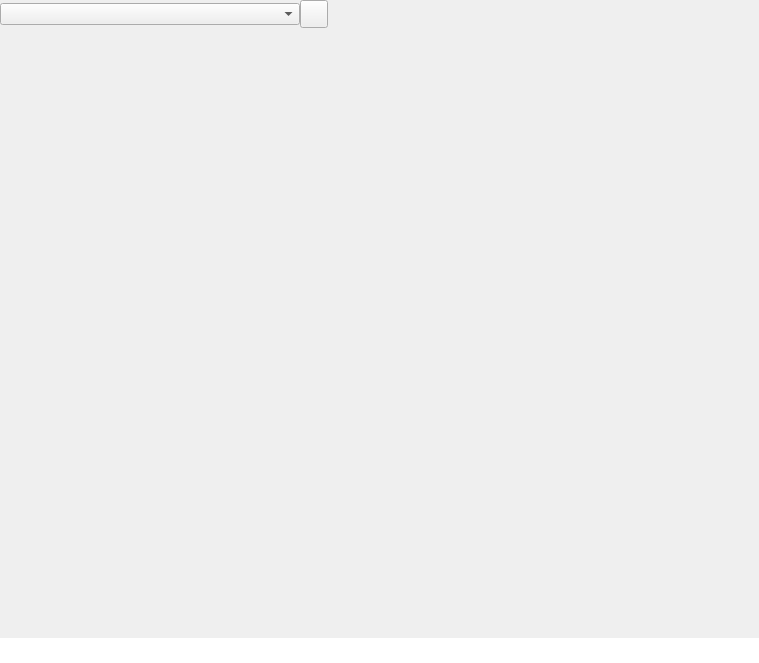
<?xml version="1.0" encoding="UTF-8"?>
<ui version="4.0">
 <class>MPage</class>
 <widget class="QWidget" name="MPage">
  <property name="geometry">
   <rect>
    <x>0</x>
    <y>0</y>
    <width>759</width>
    <height>663</height>
   </rect>
  </property>
  <property name="windowTitle">
   <string notr="true"/>
  </property>
  <layout class="QVBoxLayout" name="verticalLayout_2" stretch="0,1,0">
   <property name="spacing">
    <number>0</number>
   </property>
   <property name="leftMargin">
    <number>0</number>
   </property>
   <property name="topMargin">
    <number>0</number>
   </property>
   <property name="rightMargin">
    <number>0</number>
   </property>
   <property name="bottomMargin">
    <number>0</number>
   </property>
   <item>
    <widget class="QWidget" name="page_controller" native="true">
     <layout class="QHBoxLayout" name="horizontalLayout_8">
      <property name="spacing">
       <number>0</number>
      </property>
      <property name="sizeConstraint">
       <enum>QLayout::SizeConstraint::SetMinimumSize</enum>
      </property>
      <property name="leftMargin">
       <number>0</number>
      </property>
      <property name="topMargin">
       <number>0</number>
      </property>
      <property name="rightMargin">
       <number>0</number>
      </property>
      <property name="bottomMargin">
       <number>0</number>
      </property>
      <item>
       <widget class="QComboBox" name="page_selector">
        <property name="minimumSize">
         <size>
          <width>300</width>
          <height>0</height>
         </size>
        </property>
        <property name="insertPolicy">
         <enum>QComboBox::InsertPolicy::InsertAtTop</enum>
        </property>
       </widget>
      </item>
      <item>
       <widget class="QPushButton" name="close_page_button">
        <property name="minimumSize">
         <size>
          <width>28</width>
          <height>28</height>
         </size>
        </property>
        <property name="maximumSize">
         <size>
          <width>28</width>
          <height>28</height>
         </size>
        </property>
        <property name="text">
         <string/>
        </property>
        <property name="icon">
         <iconset resource="../../../resources/glsrcs.qrc">
          <normaloff>:/icons/close.svg</normaloff>:/icons/close.svg</iconset>
        </property>
        <property name="iconSize">
         <size>
          <width>16</width>
          <height>16</height>
         </size>
        </property>
       </widget>
      </item>
      <item>
       <spacer name="horizontalSpacer">
        <property name="orientation">
         <enum>Qt::Orientation::Horizontal</enum>
        </property>
        <property name="sizeHint" stdset="0">
         <size>
          <width>269</width>
          <height>20</height>
         </size>
        </property>
       </spacer>
      </item>
     </layout>
    </widget>
   </item>
   <item>
    <widget class="MEditorArea" name="edit_area_widget" native="true"/>
   </item>
   <item>
    <widget class="QLineEdit" name="command_line">
     <property name="font">
      <font>
       <pointsize>12</pointsize>
       <bold>true</bold>
      </font>
     </property>
     <property name="maxLength">
      <number>512</number>
     </property>
     <property name="frame">
      <bool>false</bool>
     </property>
    </widget>
   </item>
  </layout>
 </widget>
 <customwidgets>
  <customwidget>
   <class>MEditorArea</class>
   <extends>QWidget</extends>
   <header location="global">meditorarea.h</header>
   <container>1</container>
  </customwidget>
 </customwidgets>
 <resources>
  <include location="../../../resources/glsrcs.qrc"/>
 </resources>
 <connections/>
</ui>
